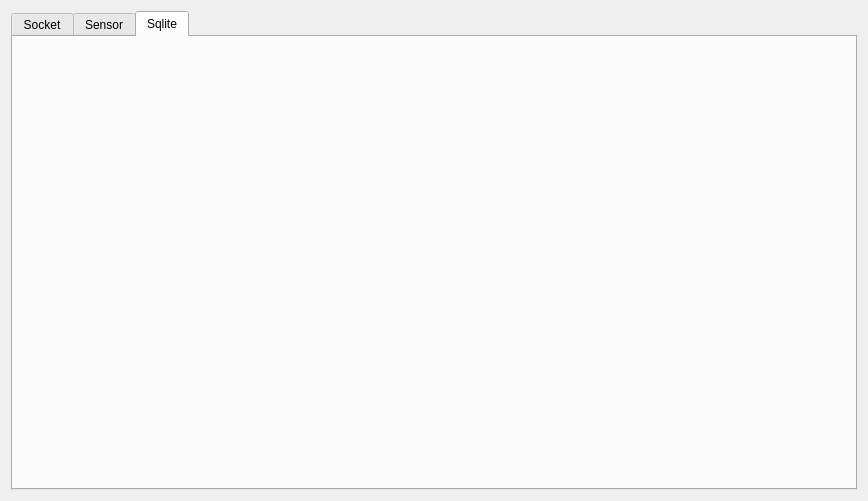
<?xml version="1.0" encoding="UTF-8"?>
<ui version="4.0">
 <class>Widget</class>
 <widget class="QWidget" name="Widget">
  <property name="geometry">
   <rect>
    <x>0</x>
    <y>0</y>
    <width>868</width>
    <height>501</height>
   </rect>
  </property>
  <property name="windowTitle">
   <string>Widget</string>
  </property>
  <layout class="QVBoxLayout" name="verticalLayout" stretch="0">
   <item>
    <widget class="QTabWidget" name="tabWidget">
     <property name="currentIndex">
      <number>2</number>
     </property>
     <widget class="QWidget" name="tab_1">
      <attribute name="title">
       <string>Socket</string>
      </attribute>
      <layout class="QGridLayout" name="gridLayout">
       <item row="0" column="0">
        <layout class="QVBoxLayout" name="verticalLayout_2" stretch="1,5,1">
         <item>
          <layout class="QHBoxLayout" name="horizontalLayout" stretch="2,5,2,2">
           <item>
            <widget class="QLabel" name="label">
             <property name="text">
              <string>수신 데이터</string>
             </property>
             <property name="alignment">
              <set>Qt::AlignmentFlag::AlignCenter</set>
             </property>
            </widget>
           </item>
           <item>
            <spacer name="horizontalSpacer">
             <property name="orientation">
              <enum>Qt::Orientation::Horizontal</enum>
             </property>
             <property name="sizeHint" stdset="0">
              <size>
               <width>40</width>
               <height>20</height>
              </size>
             </property>
            </spacer>
           </item>
           <item>
            <widget class="QPushButton" name="pushButton_2">
             <property name="text">
              <string>수신 삭제</string>
             </property>
            </widget>
           </item>
           <item>
            <widget class="QPushButton" name="pushButton">
             <property name="tabletTracking">
              <bool>true</bool>
             </property>
             <property name="text">
              <string>서버 해제</string>
             </property>
            </widget>
           </item>
          </layout>
         </item>
         <item>
          <layout class="QHBoxLayout" name="horizontalLayout_2">
           <item>
            <widget class="QTextEdit" name="textEdit"/>
           </item>
          </layout>
         </item>
         <item>
          <layout class="QHBoxLayout" name="horizontalLayout_3" stretch="2,4,2">
           <property name="spacing">
            <number>20</number>
           </property>
           <item>
            <widget class="QLineEdit" name="lineEdit_2"/>
           </item>
           <item>
            <widget class="QLineEdit" name="lineEdit"/>
           </item>
           <item>
            <widget class="QPushButton" name="pushButton_3">
             <property name="text">
              <string>송신</string>
             </property>
            </widget>
           </item>
          </layout>
         </item>
        </layout>
       </item>
      </layout>
     </widget>
     <widget class="QWidget" name="tab_2">
      <attribute name="title">
       <string>Sensor</string>
      </attribute>
      <layout class="QVBoxLayout" name="verticalLayout_4">
       <item>
        <layout class="QVBoxLayout" name="verticalLayout_3" stretch="1,8">
         <item>
          <layout class="QHBoxLayout" name="horizontalLayout_4" stretch="8,1">
           <item>
            <spacer name="horizontalSpacer_2">
             <property name="orientation">
              <enum>Qt::Orientation::Horizontal</enum>
             </property>
             <property name="sizeHint" stdset="0">
              <size>
               <width>40</width>
               <height>20</height>
              </size>
             </property>
            </spacer>
           </item>
           <item>
            <widget class="QPushButton" name="pushButton_4">
             <property name="text">
              <string>Clear</string>
             </property>
            </widget>
           </item>
          </layout>
         </item>
         <item>
          <layout class="QHBoxLayout" name="horizontalLayout_5"/>
         </item>
        </layout>
       </item>
      </layout>
     </widget>
     <widget class="QWidget" name="tab_3">
      <attribute name="title">
       <string>Sqlite</string>
      </attribute>
      <widget class="QWidget" name="horizontalLayoutWidget">
       <property name="geometry">
        <rect>
         <x>50</x>
         <y>100</y>
         <width>160</width>
         <height>80</height>
        </rect>
       </property>
       <layout class="QHBoxLayout" name="horizontalLayout_6">
        <item>
         <layout class="QVBoxLayout" name="verticalLayout_5"/>
        </item>
        <item>
         <layout class="QVBoxLayout" name="verticalLayout_6"/>
        </item>
       </layout>
      </widget>
      <widget class="QWidget" name="horizontalLayoutWidget_2">
       <property name="geometry">
        <rect>
         <x>400</x>
         <y>220</y>
         <width>160</width>
         <height>80</height>
        </rect>
       </property>
       <layout class="QHBoxLayout" name="horizontalLayout_7"/>
      </widget>
      <widget class="QWidget" name="horizontalLayoutWidget_3">
       <property name="geometry">
        <rect>
         <x>450</x>
         <y>360</y>
         <width>160</width>
         <height>80</height>
        </rect>
       </property>
       <layout class="QHBoxLayout" name="horizontalLayout_8"/>
      </widget>
     </widget>
    </widget>
   </item>
  </layout>
 </widget>
 <resources/>
 <connections/>
</ui>
